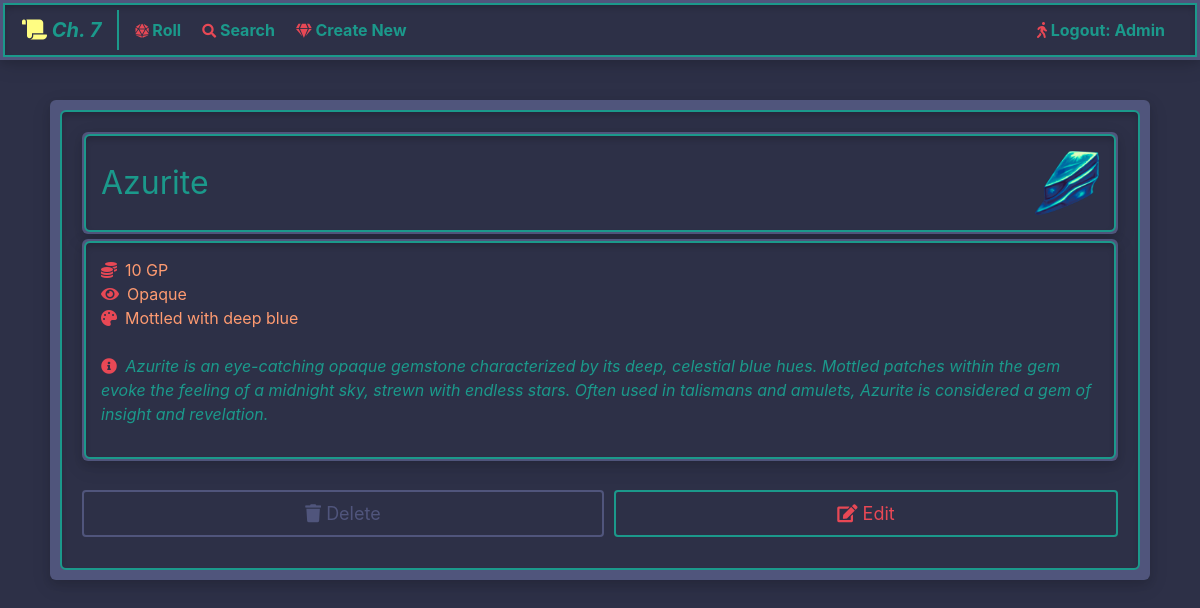
Screenshot of /treasure/gemstone/view/297/ (signed in) with the database file from the repository.
### treasure/models.py (models this page shows, shortened)
class Gemstone(models.Model):
    name             = models.CharField(max_length=128)
    value            = models.IntegerField(validators=[MinValueValidator(1), MaxValueValidator(1_000_000)])
    clarity          = models.ForeignKey(
        GemstoneClarity,
        related_name='gemstones',
        on_delete=models.SET_DEFAULT,
        default=1
    )
    color            = models.CharField(max_length=128, blank=True, verbose_name='Color(s)')
    description      = models.TextField(max_length=1024)
    icon             = models.ForeignKey(
        GemstoneIcon,
        related_name='gemstones',
        on_delete=models.SET_DEFAULT,
        default=1
    )
    objects = GemstoneManager()

class GemstoneIcon(models.Model):
    name             = models.CharField(max_length=128)
    image            = models.ImageField(
        upload_to='gemstone-icons',
        max_length=128,
        height_field='height',
        width_field='width'
    )
    width            = models.PositiveIntegerField()
    height           = models.PositiveIntegerField()
    file_hash        = models.CharField(max_length=32, unique=True)

class GemstoneClarity(models.Model):
    class Meta:
        verbose_name_plural = 'Gemstone clarities'
    name = models.CharField(max_length=128)
    def __str__(self):
        return self.name

### treasure/views.py (the view)
# urls.py: path("gemstone/view/<int:gemstone_id>/", views.gemstone_view, name="gemstone_view"),
def gemstone_view(request, gemstone_id):
    context = {'gemstone': get_object_or_404(models.Gemstone, pk=gemstone_id), 'is_htmx': False}
    if request.headers.get('HX-Request'):
        context['htmx_request'] = True
        return render(request, 'treasure/snippets/gemstone-data.html', context)
    else:
        return render(request, 'treasure/gemstone-view.html', context)

### treasure/templates/treasure/gemstone-view.html
{% extends 'base.html' %}
{% block content %}
    <article class="outer-content-container">
        <div class="inner-content-container">
            {% include 'treasure/snippets/gemstone-data.html' %}
        </div>
    </article>
{% endblock %}

### templates/navbar.html (shortened to what this page needs)
<nav class="navbar fixed-top navbar-expand-md custom-navbar">
    <div class="container-fluid navbar-wrapper">
        <div class="container-fluid px-3 py-1">
            <a class="navbar-brand custom-navbar-brand {% if request.resolver_match.url_name == 'gemstone_index' %}custom-active{% endif %}" href="{% url 'treasure:gemstone_index' %}">
                <i class="fas fa-scroll icon-yellow"></i> Ch. 7
            </a>
            <div class="collapse navbar-collapse" id="myNavbar">
                <ul class="navbar-nav mr-auto">
                    <li class="nav-item {% if request.resolver_match.url_name == 'gemstone_roll' %}custom-active{% endif %}">
                        <a class="nav-link custom-nav-link" href="{% url 'treasure:gemstone_roll' %}">
                            <i class="fas fa-dice-d20 fa-sm icon-red"></i> Roll
                        </a>
                    </li>
                    <li class="nav-item {% if request.resolver_match.url_name == 'gemstone_search' %}custom-active{% endif %}">
                        <a class="nav-link custom-nav-link" href="{% url 'treasure:gemstone_search' %}">
                            <i class="fas fa-search fa-sm icon-red"></i> Search
                        </a>
                    </li>
                    {% if user.is_authenticated %}
                        <li class="nav-item {% if request.resolver_match.url_name == 'gemstone_create' %}custom-active{% endif %}">
                            <a class="nav-link custom-nav-link" href="{% url 'treasure:gemstone_create' %}">
                                <i class="fas fa-gem fa-sm icon-red"></i> Create New
                            </a>
                        </li>
                    {% endif %}
                </ul>
                <ul class="navbar-nav ml-auto">
                    {% if user.is_authenticated %}
                        <li class="nav-item">
                            <a class="nav-link custom-nav-link" href="{% url 'logout' %}">
                                <i class="fas fa-walking icon-red"></i> Logout: {{ user.username|capfirst }}
                            </a>
                        </li>
                    {% endif %}
                </ul>
            </div>
        </div>
    </div>
</nav>

### treasure/templates/treasure/snippets/gemstone-data.html (shortened to what this page needs)
{% load humanize %}
<div id="gemstone-view" class="fade-me-out">
<article  class="smooth">
    <div class="outer-content-container outer-content-small-border">
        <div class="inner-content-container">
            <div class="d-flex justify-content-between align-items-center">
                <span class="modal-title">{{ gemstone.name|capfirst }}</span>
                <img src="{{ gemstone.icon.image.url }}" width="64" height="64" alt="{{ gemstone.name }} icon">
            </div>
        </div>
    </div>
    <div class="outer-content-container outer-content-small-border">
        <div class="inner-content-container">
            <div>
                <span><i class="fas fa-coins icon-red mr-2"></i>{{ gemstone.value|intcomma }} GP</span>
            </div>
            <div>
                <span><i class="fas fa-eye icon-red mr-2"></i>{{ gemstone.clarity|capfirst }}</span>
            </div>
            <div>
                <span><i class="fas fa-palette icon-red mr-2"></i>{{ gemstone.color|capfirst }}</span>
            </div>
            <br>
            <p>
                <span><i class="fas fa-info-circle icon-red mr-1"></i></span>
                <em>{{ gemstone.description }}</em>
            </p>
        </div>
    </div>
</article>
<br>
{% if user.is_authenticated %}
    <div class="d-flex">
        <button disabled
                onclick="window.location.href='#';"
                class="my-btn my-btn-primary my-btn-large mb-3 flex-fill my-btn-add-margin">
            <i class="fas fa-trash"></i> Delete
        </button>
        <button hx-get="{% url 'treasure:gemstone_form' %}"
                hx-trigger="click"
                hx-swap="innerHTML swap:1s"
                hx-target="#gemstone-view"
                class="my-btn my-btn-primary my-btn-large mb-3 flex-fill my-btn-add-margin">
            <i class="fas fa-edit"></i> Edit
        </button>
    </div>
{% endif %}
</div>

### static/css/landing.css (style rules this page uses)
body { background-color: #2d3047; color: #ff9b71; margin-top: 100px; }
em { color: #1b998b; }
a { color: #e84855; font-weight: bold; }
.outer-content-container { background-color: #50557c; box-shadow: 0 4px 8px rgba(0, 0, 0, 0.1), 0 6px 20px rgba(0, 0, 0, 0.1); padding: 10px 10px 10px 10px; margin: 5px; border-radius: 6px; display: flex; flex-direction: column; }
.outer-content-small-border { border: 2px; padding: 2px; vertical-align: middle; }
.inner-content-container { color: #ff9b71; background-color: #2d3047; border: 2px solid #1b998b; box-shadow: inset 0px 4px 6px -1px rgba(0, 0, 0, 0.2); padding: 15px 15px 15px 15px; border-radius: 6px; flex-grow: 1; }
.icon-yellow { color: #fffd82; }
.icon-red { color: #e84855; }
.my-btn { padding: 8px 12px; font-size: 12px; cursor: pointer; border: none; border-radius: 4px; transition: all 0.3s ease; }
.my-btn-add-margin { margin-right: 5px; margin-left: 5px; }
.my-btn-large { font-size: large; }
.my-btn-primary { background-color: transparent; color: #e84855; border: 2px solid #1b998b; }
.my-btn-primary:disabled { cursor: not-allowed; color: #50557c; border-color: #50557c; }
.modal-title { color: #1b998b; font-size: xx-large; }
.navbar-wrapper { background-color: #2d3047; border: 2px solid #1b998b; box-shadow: inset 0 4px 6px -1px rgba(0, 0, 0, 0.2); padding: 1px; }
.custom-navbar { background-color: #50557c; border: 2px solid #50557c; box-shadow: 0 4px 8px rgba(0, 0, 0, 0.1), 0 6px 20px rgba(0, 0, 0, 0.1); padding: 1px; }
.navbar-brand { padding-right: 16px; margin-right: 8px; }
.custom-navbar-brand { color: #1b998b; border-right: 2px solid #1b998b; font-style: italic; }
.nav-link { margin-right: 5px; }
.custom-nav-link { color: #1b998b; }
.smooth { transition: all 10s ease-in; }

### rows the page displays
Gemstone: name "Azurite", icon.image (picture), value "10", clarity "Opaque", color "Mottled with deep blue", description "Azurite is an eye-catching opaque gemstone characterized by its deep, celestial blue hues. Mottled patches within the gem evoke the feeling of a midnight sky, strewn with endless stars. Often used in talismans and amulets, Azurite is considered a gem of insight and revelation."

### other values shown
{{ user.username|capfirst }} "Admin"
